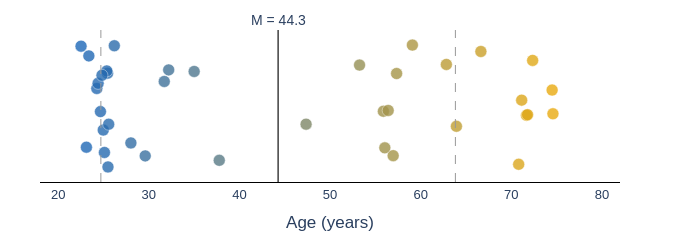
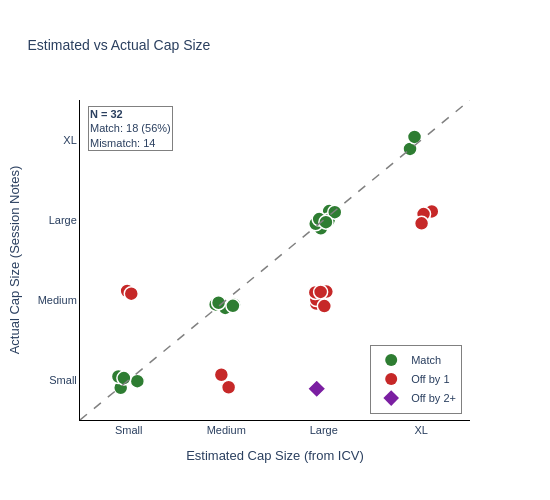

Notebook code cell kept with these figures, in order:
### Markdown cell above
---
## 2. Sample Descriptives & Demographics

### Code cell
# Demographics and cap size analysis
desc_results = run_sample_descriptives()

### Figure 1 — Plotly figure (JSON) as saved in the notebook; plotly's stock layout.template omitted (floating-point values rounded to 4 significant figures)
{"data": [{"hoverinfo": "text", "marker": {"color": ["rgb(79,120,143)", "rgb(222,168,26)", "rgb(225,169,24)", "rgb(65,115,155)", "rgb(89,123,135)", "rgb(173,151,67)", "rgb(42,108,174)", "rgb(68,116,152)", "rgb(58,113,161)", "rgb(233,171,17)", "rgb(127,136,104)", "rgb(203,161,42)", "rgb(37,106,178)", "rgb(150,144,85)", "rgb(223,168,25)", "rgb(52,111,166)", "rgb(221,167,27)", "rgb(219,167,29)", "rgb(188,156,54)", "rgb(233,171,17)", "rgb(166,149,72)", "rgb(192,158,51)", "rgb(44,108,172)", "rgb(33,105,181)", "rgb(41,107,175)", "rgb(32,104,182)", "rgb(38,106,177)", "rgb(42,108,174)", "rgb(40,107,176)", "rgb(37,106,178)", "rgb(39,107,176)", "rgb(30,104,184)", "rgb(40,107,176)", "rgb(42,108,174)", "rgb(161,147,76)", "rgb(161,147,76)", "rgb(165,149,73)", "rgb(163,148,75)"], "line": {"color": "white", "width": 0.5}, "opacity": 0.8, "size": 12}, "mode": "markers", "showlegend": false, "text": ["sub-10369<br>Age: 35.0<br>Male", "sub-10418<br>Age: 71.7<br>Female", "sub-10541<br>Age: 72.4<br>Male", "sub-10559<br>Age: 31.7<br>Male", "sub-10589<br>Age: 37.8<br>Male", "sub-10590<br>Age: 59.1<br>Female", "sub-10606<br>Age: 25.4<br>Female", "sub-10608<br>Age: 32.2<br>Female", "sub-10636<br>Age: 29.6<br>Female", "sub-10638<br>Age: 74.6<br>Female", "sub-10641<br>Age: 47.4<br>Female", "sub-10649<br>Age: 66.7<br>Female", "sub-10656<br>Age: 24.3<br>Male", "sub-10661<br>Age: 53.3<br>Male", "sub-10716<br>Age: 71.8<br>Male", "sub-10804<br>Age: 28.0<br>Female", "sub-10809<br>Age: 71.2<br>Male", "sub-10810<br>Age: 70.8<br>Male", "sub-10862<br>Age: 62.8<br>Male", "sub-10866<br>Age: 74.5<br>Male", "sub-10886<br>Age: 57.4<br>Male", "sub-10898<br>Age: 64.0<br>Female", "sub-10950<br>Age: 26.2<br>Female", "sub-10951<br>Age: 23.4<br>Male", "sub-10961<br>Age: 25.4<br>Female", "sub-10998<br>Age: 23.1<br>Female", "sub-11016<br>Age: 24.7<br>Female", "sub-11030<br>Age: 25.5<br>Female", "sub-11031<br>Age: 25.1<br>Female", "sub-11036<br>Age: 24.4<br>Female", "sub-11286<br>Age: 24.8<br>Female", "sub-11318<br>Age: 22.5<br>Female", "sub-11329<br>Age: 25.0<br>Male", "sub-11526<br>Age: 25.6<br>Female", "sub-11563<br>Age: 55.9<br>Male", "sub-11628<br>Age: 56.0<br>Female", "sub-11631<br>Age: 57.0<br>Female", "sub-11773<br>Age: 56.4<br>Female"], "type": "scatter", "x": [35.01, 71.68, 72.36, 31.71, 37.78, 59.09, 25.45, 32.2, 29.61, 74.6, 47.36, 66.65, 24.27, 53.26, 71.8, 28.03, 71.15, 70.82, 62.84, 74.51, 57.35, 63.95, 26.2, 23.39, 25.37, 23.12, 24.67, 25.5, 25.11, 24.41, 24.84, 22.53, 24.98, 25.58, 55.89, 56.05, 56.97, 56.42], "y": [0.08219, -0.01834, 0.1076, 0.05921, -0.1217, 0.1427, 0.07834, 0.08582, -0.1116, -0.01488, -0.03876, 0.128, 0.04316, 0.09683, -0.01698, -0.08183, 0.01638, -0.1309, 0.09829, 0.0395, 0.07743, -0.04364, 0.1412, 0.1179, 0.08352, -0.09161, -0.009984, -0.1369, -0.1037, 0.05491, 0.07343, 0.1403, -0.05225, -0.03886, -0.009133, -0.09316, -0.111, -0.007289]}], "layout": {"annotations": [{"showarrow": false, "text": "M = 44.3", "x": 44.28, "xanchor": "center", "xref": "x", "y": 1, "yanchor": "bottom", "yref": "y domain"}], "font": {"family": "Arial", "size": 14}, "height": 200, "margin": {"b": 40, "l": 40, "r": 80, "t": 30}, "shapes": [{"line": {"color": "#404040", "dash": "solid", "width": 1.5}, "type": "line", "x0": 44.28, "x1": 44.28, "xref": "x", "y0": 0, "y1": 1, "yref": "y domain"}, {"line": {"color": "#999999", "dash": "dash", "width": 1}, "type": "line", "x0": 24.72, "x1": 24.72, "xref": "x", "y0": 0, "y1": 1, "yref": "y domain"}, {"line": {"color": "#999999", "dash": "dash", "width": 1}, "type": "line", "x0": 63.84, "x1": 63.84, "xref": "x", "y0": 0, "y1": 1, "yref": "y domain"}], "width": 700, "xaxis": {"linecolor": "black", "linewidth": 1, "range": [18, 82], "showgrid": false, "showline": true, "tickfont": {"size": 13}, "title": {"text": "Age (years)"}, "type": "linear", "zeroline": false}, "yaxis": {"autorange": true, "range": [-0.1795, 0.1854], "type": "linear", "visible": false}}}

### Figure 2 — Plotly figure (JSON) as saved in the notebook; plotly's stock layout.template omitted (floating-point values rounded to 4 significant figures; data arrays with more than 128 entries replaced by an {"elided": "..."} marker saying what was removed)
{"data": [{"customdata": {"elided": "32x5 mixed values"}, "hovertemplate": "<b>%{customdata[0]}</b><br>ICV: %{customdata[1]:.0f} mm³<br>Estimated: %{customdata[2]}<br>Actual: %{customdata[3]}<br>Diff: %{customdata[4]}<extra></extra>", "marker": {"color": ["#2E7D32", "#C62828", "#2E7D32", "#C62828", "#2E7D32", "#2E7D32", "#2E7D32", "#2E7D32", "#C62828", "#2E7D32", "#2E7D32", "#2E7D32", "#2E7D32", "#2E7D32", "#C62828", "#C62828", "#2E7D32", "#C62828", "#C62828", "#C62828", "#C62828", "#C62828", "#2E7D32", "#C62828", "#2E7D32", "#2E7D32", "#7B1FA2", "#C62828", "#2E7D32", "#2E7D32", "#C62828", "#2E7D32"], "line": {"color": "white", "width": 1.5}, "size": 14, "symbol": ["circle", "circle", "circle", "circle", "circle", "circle", "circle", "circle", "circle", "circle", "circle", "circle", "circle", "circle", "circle", "circle", "circle", "circle", "circle", "circle", "circle", "circle", "circle", "circle", "circle", "circle", "diamond", "circle", "circle", "circle", "circle", "circle"]}, "mode": "markers", "showlegend": false, "type": "scatter", "x": [2.97, 4.108, 3.056, 4.024, 2.917, 0.9174, 0.8939, 1.088, 2.024, 3.05, 3.885, 3.113, 2.08, 3.931, 2.924, 2.924, 2.953, 3.006, 0.9837, 1.95, 3.027, 2.913, 0.9501, 2.968, 1.989, 2.068, 2.928, 4.003, 3.022, 1.891, 1.026, 1.921], "y": [2.896, 3.108, 3.112, 3.074, 2.953, 0.9034, 1.044, 0.9856, 0.9093, 2.999, 3.888, 3.098, 1.942, 4.039, 1.955, 2.005, 3.011, 1.924, 2.113, 1.066, 2.105, 2.095, 1.023, 2.101, 1.901, 1.927, 0.8909, 2.958, 2.973, 1.945, 2.079, 1.966]}, {"hoverinfo": "skip", "line": {"color": "gray", "dash": "dash", "width": 1.5}, "mode": "lines", "showlegend": false, "type": "scatter", "x": [0.5, 4.5], "y": [0.5, 4.5]}, {"marker": {"color": "#2E7D32", "size": 12, "symbol": "circle"}, "mode": "markers", "name": "Match", "type": "scatter", "x": [null], "y": [null]}, {"marker": {"color": "#C62828", "size": 12, "symbol": "circle"}, "mode": "markers", "name": "Off by 1", "type": "scatter", "x": [null], "y": [null]}, {"marker": {"color": "#7B1FA2", "size": 12, "symbol": "diamond"}, "mode": "markers", "name": "Off by 2+", "type": "scatter", "x": [null], "y": [null]}], "layout": {"annotations": [{"align": "left", "bgcolor": "rgba(255,255,255,0.9)", "bordercolor": "gray", "borderwidth": 1, "font": {"size": 11}, "showarrow": false, "text": "<b>N = 32</b><br>Match: 18 (56%)<br>Mismatch: 14", "x": 0.02, "xanchor": "left", "xref": "paper", "y": 0.98, "yanchor": "top", "yref": "paper"}], "font": {"family": "Arial", "size": 11}, "height": 500, "legend": {"bgcolor": "rgba(255,255,255,0.9)", "bordercolor": "gray", "borderwidth": 1, "x": 0.98, "xanchor": "right", "y": 0.02, "yanchor": "bottom"}, "title": {"font": {"size": 14}, "text": "Estimated vs Actual Cap Size"}, "width": 550, "xaxis": {"linecolor": "black", "linewidth": 1, "range": [0.5, 4.5], "showgrid": false, "ticktext": ["Small", "Medium", "Large", "XL"], "tickvals": [1, 2, 3, 4], "title": {"text": "Estimated Cap Size (from ICV)"}, "type": "linear"}, "yaxis": {"linecolor": "black", "linewidth": 1, "range": [0.5, 4.5], "showgrid": false, "ticktext": ["Small", "Medium", "Large", "XL"], "tickvals": [1, 2, 3, 4], "title": {"text": "Actual Cap Size (Session Notes)"}, "type": "linear"}}}
